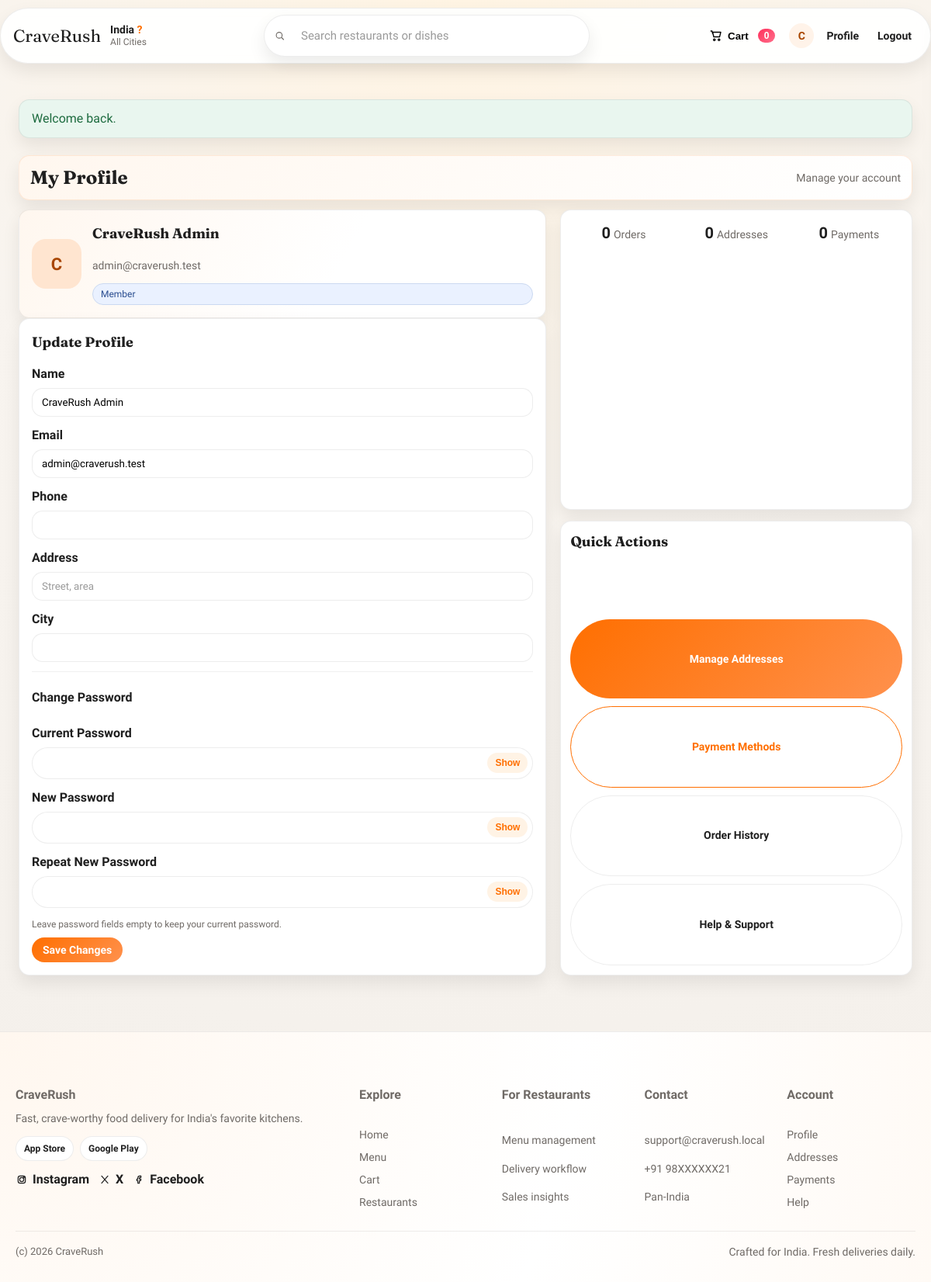
The app's page /profile.php (signed in) with its own data.
### tables this page shows
CREATE TABLE IF NOT EXISTS users (
    id INT AUTO_INCREMENT PRIMARY KEY,
    name VARCHAR(100) NOT NULL,
    email VARCHAR(100) NOT NULL UNIQUE,
    phone VARCHAR(20) NULL,
    address_line VARCHAR(255) NULL,
    city VARCHAR(60) NULL,
    password VARCHAR(255) NOT NULL,
    role ENUM('admin','customer') NOT NULL DEFAULT 'customer',
    created_at TIMESTAMP DEFAULT CURRENT_TIMESTAMP
);

### includes/functions.php (called while the page is built, shortened)
<?php
function e($value) {
    return htmlspecialchars((string)$value, ENT_QUOTES, 'UTF-8');
}
function get_flash() {
    $flash = $_SESSION['flash'];
    return $flash;
}
function cart_count() {
    if (empty($_SESSION['cart'])) {
        return 0;
    }
    return array_sum($_SESSION['cart']);
}
?>

### profile.php (the view, shortened to what this page needs)
<?php
require_once __DIR__ . '/config/bootstrap.php';
$base = '';
$user = current_user();
$userStmt = $pdo->prepare('SELECT name, email, phone, address_line, city FROM users WHERE id = ?');
$userStmt->execute([$user['id']]);
$userRow = $userStmt->fetch() ?: [];
$user = array_merge($user, $userRow);
$counts = [
    'addresses' => $pdo->prepare('SELECT COUNT(*) FROM addresses WHERE user_id = ?'),
    'payments' => $pdo->prepare('SELECT COUNT(*) FROM payments WHERE user_id = ?'),
    'orders' => $pdo->prepare('SELECT COUNT(*) FROM orders WHERE user_id = ?')
];
$counts['addresses']->execute([$user['id']]);
$counts['payments']->execute([$user['id']]);
$counts['orders']->execute([$user['id']]);
$addressCount = (int)$counts['addresses']->fetchColumn();
$paymentCount = (int)$counts['payments']->fetchColumn();
$orderCount = (int)$counts['orders']->fetchColumn();
include __DIR__ . '/includes/header.php';
?>
<div class="section-title">
    <h2>My Profile</h2>
    <span>Manage your account</span>
</div>
<div class="profile-layout">
    <section class="profile-main">
        <div class="card profile-hero">
            <div class="profile-avatar"><?php echo e(strtoupper(substr($user['name'], 0, 1))); ?></div>
            <div class="profile-meta">
                <h3><?php echo e($user['name']); ?></h3>
                <div class="muted"><?php echo e($user['email']); ?></div>
                <div class="pill info">Member</div>
            </div>
        </div>
        <div class="card profile-form-card">
            <h3>Update Profile</h3>
            <form class="form profile-form" method="post">
                <div class="form-group">
                    <label for="name">Name</label>
                    <input type="text" id="name" name="name" value="<?php echo e($user['name']); ?>" required>
                </div>
                <div class="form-group">
                    <label for="email">Email</label>
                    <input type="email" id="email" name="email" value="<?php echo e($user['email']); ?>" required>
                </div>
                <div class="form-group">
                    <label for="phone">Phone</label>
                    <input type="text" id="phone" name="phone" value="<?php echo e($user['phone'] ?? ''); ?>">
                </div>
                <div class="form-group">
                    <label for="address_line">Address</label>
                    <input type="text" id="address_line" name="address_line" value="<?php echo e($user['address_line'] ?? ''); ?>" placeholder="Street, area">
                </div>
                <div class="form-group">
                    <label for="city">City</label>
                    <input type="text" id="city" name="city" value="<?php echo e($user['city'] ?? ''); ?>">
                </div>
                <div class="profile-divider"></div>
                <h4>Change Password</h4>
                <div class="form-group">
                    <label for="current_password">Current Password</label>
                    <div class="password-field">
                        <input type="password" id="current_password" name="current_password">
                        <button class="password-toggle" type="button" data-target="current_password">Show</button>
                    </div>
                </div>
                <div class="form-group">
                    <label for="new_password">New Password</label>
                    <div class="password-field">
                        <input type="password" id="new_password" name="new_password">
                        <button class="password-toggle" type="button" data-target="new_password">Show</button>
                    </div>
                </div>
                <div class="form-group">
                    <label for="confirm_password">Repeat New Password</label>
                    <div class="password-field">
                        <input type="password" id="confirm_password" name="confirm_password">
                        <button class="password-toggle" type="button" data-target="confirm_password">Show</button>
                    </div>
                </div>
                <div class="muted profile-note">Leave password fields empty to keep your current password.</div>
                <button class="button" type="submit">Save Changes</button>
            </form>
        </div>
    </section>
    <aside class="profile-side">
        <div class="card profile-stats">
            <div class="profile-stat">
                <strong><?php echo $orderCount; ?></strong>
                <span class="muted">Orders</span>
            </div>
            <div class="profile-stat">
                <strong><?php echo $addressCount; ?></strong>
                <span class="muted">Addresses</span>
            </div>
            <div class="profile-stat">
                <strong><?php echo $paymentCount; ?></strong>
                <span class="muted">Payments</span>
            </div>
        </div>
        <div class="card profile-actions">
            <h3>Quick Actions</h3>
            <a class="button" href="addresses.php">Manage Addresses</a>
            <a class="button secondary" href="payments.php">Payment Methods</a>
            <a class="button ghost" href="customer/orders.php">Order History</a>
            <a class="button ghost" href="help.php">Help & Support</a>
        </div>
    </aside>
</div>
<?php include __DIR__ . '/includes/footer.php'; ?>

### includes/header.php (shortened to what this page needs)
<?php
$user = $_SESSION['user'] ?? null;
$base = $base ?? '';
$flash = function_exists('get_flash') ? get_flash() : null;
$searchValue = $_GET['q'] ?? '';
$userInitial = $user ? strtoupper(substr($user['name'], 0, 1)) : '';
?>
<!DOCTYPE html>
<html lang="en">
<head>
    <link rel="stylesheet" href="<?php echo e($base); ?>assets/css/style.css">
</head>
<body>
<header class="navbar">
    <div class="navbar-inner">
        <div class="nav-left">
            <a class="logo" href="<?php echo e($base); ?>index.php">CraveRush</a>
            <div class="nav-location">
                <div class="location-title">India <span class="caret">?</span></div>
                <div class="location-sub">All Cities</div>
            </div>
        </div>
        <form class="nav-search" action="<?php echo e($base); ?>restaurants.php" method="get">
            <span class="search-icon icon" aria-hidden="true">
                <svg viewBox="0 0 24 24" aria-hidden="true" focusable="false">
                    <circle cx="11" cy="11" r="6"></circle>
                    <path d="M16 16l4 4"></path>
                </svg>
            </span>
            <input type="text" name="q" placeholder="Search restaurants or dishes" value="<?php echo e($searchValue); ?>">
        </form>
        <div class="nav-right">
            <button class="cart-link" id="cartToggle" type="button">
                <span class="nav-ico icon" aria-hidden="true">
                    <svg viewBox="0 0 24 24" aria-hidden="true" focusable="false">
                        <path d="M6 6h14l-2 8H8L6 6z"></path>
                        <path d="M3 4h2l1 4"></path>
                        <circle cx="9" cy="19" r="1.5"></circle>
                        <circle cx="17" cy="19" r="1.5"></circle>
                    </svg>
                </span>
                <span>Cart</span>
                <span class="cart-badge"><?php echo (int)cart_count(); ?></span>
            </button>
            <?php if ($user): ?>
                <div class="nav-profile">
                    <a class="avatar" href="<?php echo e($base); ?>profile.php"><?php echo e($userInitial); ?></a>
                    <a class="nav-link" href="<?php echo e($base); ?>profile.php">Profile</a>
                    <a class="nav-link" href="<?php echo e($base); ?>logout.php">Logout</a>
                </div>
            <?php else: ?>
                <a class="button ghost" href="<?php echo e($base); ?>register.php">Register</a>
                <a class="button nav-cta" href="<?php echo e($base); ?>login.php">Login</a>
            <?php endif; ?>
        </div>
    </div>
</header>
<main class="container">
<?php if ($flash): ?>
    <div class="alert <?php echo e($flash['type']); ?>">
        <?php echo e($flash['message']); ?>
    </div>
<?php endif; ?>

### records on screen
users: name "C", name "CraveRush Admin", email "admin@craverush.test"

### other values on screen
cart_count() "0"
$flash['message'] "Welcome back."
$orderCount "0"
$addressCount "0"
$paymentCount "0"
